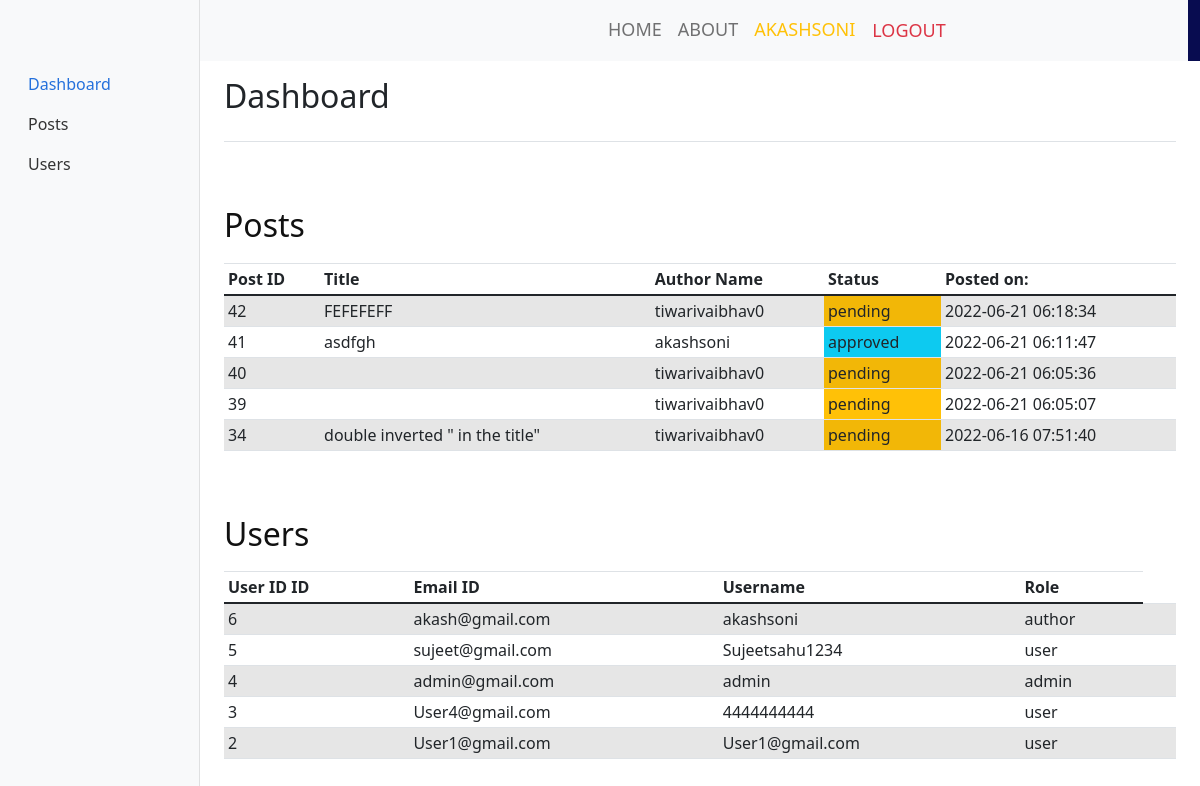
Page /dashboard.php (signed in) on the committed database.
### tables this page shows
CREATE TABLE `Post` (
  `post_id` int UNSIGNED NOT NULL,
  `user_id` int DEFAULT NULL,
  `image` varchar(100) DEFAULT NULL,
  `details` text,
  `post_date` timestamp NULL DEFAULT NULL,
  `comments` int DEFAULT NULL,
  `username` varchar(60) DEFAULT NULL,
  `title` varchar(200) DEFAULT NULL,
  `status` enum('pending','approved','restricted') DEFAULT NULL
);

CREATE TABLE `User` (
  `user_id` int UNSIGNED NOT NULL,
  `fname` varchar(100) NOT NULL,
  `lname` varchar(100) NOT NULL,
  `email` varchar(100) NOT NULL,
  `username` varchar(60) NOT NULL,
  `mobile` varchar(50) NOT NULL,
  `city` varchar(60) NOT NULL,
  `country` varchar(60) DEFAULT NULL,
  `pin` int NOT NULL,
  `password` varchar(60) NOT NULL,
  `user_type` enum('user','admin','author') DEFAULT NULL,
  `picture` varchar(500) DEFAULT NULL
);

### dashboard.php (the view, shortened to what this page needs)
<?php
include 'connection.php';
if (!isset($_SESSION['user']) || $_SESSION['admin'] == 0) {
?>
  <p>ACCESS DENIED!</p>
<?php } else { ?>
  <head>
    <link href="/css/bootstrap.min.css" rel="stylesheet">
    <link rel="stylesheet" href="https://cdn.jsdelivr.net/npm/bootstrap-icons@1.3.0/font/bootstrap-icons.css">
    <link rel="stylesheet" type="text/css" href="css/bootstrap.min.css">
    <link rel="stylesheet" type="text/css" href="css/style.css">
    <link rel="stylesheet" href="css/responsive.css">
    <link rel="stylesheet" href="css/jquery.mCustomScrollbar.min.css">
    <link rel="stylesheet" href="https://netdna.bootstrapcdn.com/font-awesome/4.0.3/css/font-awesome.css">
    <link rel="stylesheet" href="css/owl.carousel.min.css">
    <link rel="stylesheet" href="https://cdnjs.cloudflare.com/ajax/libs/fancybox/2.1.5/jquery.fancybox.min.css" media="screen">
    <link href="dashboard.css" rel="stylesheet">
    <link href="https://cdn.jsdelivr.net/npm/bootstrap@5.0.2/dist/css/bootstrap.min.css" rel="stylesheet">
  </head>
  <body>
    <div class="header_section">
      <div class="container-fluid header_main">
        <nav class="navbar navbar-expand-lg navbar-light bg-light">
          <a class="logo" href="index.php"><img src="https://revenuearchitects.com/wp-content/uploads/2017/02/Blog_pic.png" height="80%" width="30%"></a>
          <div class="collapse navbar-collapse " id="navbarSupportedContent" style="justify-content:end">
            <ul class="navbar-nav mr-auto justify-content-end">
              <li class="nav-item">
                <a class="nav-link" href="index.php">Home</a>
              </li>
              <li class="nav-item">
                <a class="nav-link" href="#">About</a>
              </li>
              <li class="nav-item">
                <?php
                if (!isset($_SESSION['username'])) { ?>
                  <a class="nav-link" href="login.php">Login</a>
                <?php
                } else { ?>
                  <a class="nav-link text-warning" href="#"><?php echo ($_SESSION['username']); ?></a>
                <?php }
                if (isset($_SESSION['username'])) {   ?>
              <li class="nav-item">
                <a href="logout.php" class="nav-link btn btn-lg text-danger">
                  <span class="glyphicon glyphicon-log-out "></span> Logout
                </a>
              </li>
            <?php  }
            ?>
            </li>
            </ul>
          </div>
        </nav>
      </div>
    </div>
    <br><br>
    <div class="container-fluid">
      <div class="row">
        <nav id="sidebarMenu" class="col-md-3 col-lg-2 d-md-block bg-light sidebar collapse">
          <div class="position-sticky pt-3">
            <ul class="nav flex-column">
              <li class="nav-item">
                <a class="nav-link active" aria-current="page" href="dashboard.php">
                  Dashboard
                </a>
              </li>
              <li class="nav-item" id="Orders">
                <a class="nav-link" href="posts.php">
                  <span>Posts</span>
                </a>
              </li>
              <li class="nav-item">
                <a class="nav-link" href="users.php">
                  <span>Users</span>
                </a>
              </li>
            </ul>
        </nav>
        <main class="col-md-9 ms-sm-auto col-lg-10 px-md-4">
          <div class="d-flex justify-content-between flex-wrap flex-md-nowrap align-items-center pt-3 pb-2 mb-3 border-bottom">
            <h1 class="h2">Dashboard</h1>
          </div>
          <br><br>
          <h2>Posts</h2>
          <div class="table-responsive">
            <table class="table table-striped table-sm">
              <thead>
                <tr>
                  <th scope="col">Post ID</th>
                  <th scope="col">Title</th>
                  <th scope="col">Author Name</th>
                  <th scope="col">Status</th>
                  <th scope="col">Posted on:</th>
                </tr>
              </thead>
              <tbody>
                <?php
                try {
                  $sql = "SELECT *
                       from Post order by post_id desc limit 5";
                  $res = $conn->query($sql);
                  $rows = $res->fetchAll(PDO::FETCH_ASSOC);
                  foreach ($rows as $key => $val) {     ?>
                    <tr>
                      <td><?php echo ($val['post_id']); ?></td>
                      <td><?php echo ($val['title']); ?></td>
                      <td><?php echo ($val['username']); ?></td>
                      <?php if ($val['status'] == "pending") { ?>
                        <td class="bg-warning"><?php echo ($val['status']); ?></td>
                      <?php } else { ?>
                        <td class="bg-info"><?php echo ($val['status']); ?></td>
                      <?php } ?>
                      <td><?php echo ($val['post_date']); ?></td>
                    </tr>
                <?php
                  }
                } catch (PDOException $e) {
                  echo "Connection failed: " . $e->getMessage();
                }
                ?>
              </tbody>
            </table>
          </div>
          <br><br>
          <h2>Users</h2>
          <div class="table-responsive">
            <table class="table table-striped table-sm">
              <thead>
                <tr>
                  <th scope="col">User ID ID</th>
                  <th scope="col">Email ID</th>
                  <th scope="col">Username</th>
                  <th scope="col">Role</th>
                </tr>
              </thead>
              <tbody>
                <?php
                try {
                  $sql = "SELECT *
                       from User order by user_id desc limit 5";
                  $res = $conn->query($sql);
                  $rows = $res->fetchAll(PDO::FETCH_ASSOC);
                  foreach ($rows as $key => $val) {     ?>
                    <tr>
                      <td><?php echo ($val['user_id']); ?></td>
                      <td><?php echo ($val['email']); ?></td>
                      <td><?php echo ($val['username']); ?></td>
                      <td><?php echo ($val['user_type']); ?></td>
                      <td></td>
                      <td></td>
                    </tr>
                <?php
                  }
                } catch (PDOException $e) {
                  echo "Connection failed: " . $e->getMessage();
                }
                ?>
              </tbody>
            </table>
          </div>
        </main>
      </div>
    </div>
  </body>
  </html>
<?php }
?>

### css/style.css (style rules this page uses)
* { box-sizing: border-box !important; transition: ease all 0.5s; }
body { color: #666666; font-size: 14px; font-family: Poppins; line-height: 1.80857; font-weight: normal; overflow-x: hidden; }
a { color: #1f1f1f; text-decoration: none !important; outline: none !important; -webkit-transition: all .3s ease-in-out; -moz-transition: all .3s ease-in-out; -ms-transition: all .3s ease-in-out; -o-transition: all .3s ease-in-out; transition: all .3s ease-in-out; }
h1, h2, h3, h4, h5, h6 { letter-spacing: 0; font-weight: normal; position: relative; padding: 0 0 10px 0; font-weight: normal; line-height: normal; color: #111111; margin: 0 }
h1 { font-size: 24px }
h2 { font-size: 22px }
*, *::after, *::before { -webkit-box-sizing: border-box; -moz-box-sizing: border-box; box-sizing: border-box; }
ul, li, ol { margin: 0px; padding: 0px; list-style: none; }
a { color: #222222; text-decoration: none; outline: none !important; }
a, .btn { text-decoration: none !important; outline: none !important; -webkit-transition: all .3s ease-in-out; -moz-transition: all .3s ease-in-out; -ms-transition: all .3s ease-in-out; -o-transition: all .3s ease-in-out; transition: all .3s ease-in-out; }
.bg-light { background-color: transparent!important; }
.header_section { background-image: url(../images/banner-bg.png); height: auto; background-size: 100%; width: 100%; float: left; height: auto; background-size: 100%; background-repeat: no-repeat; }
.header_main { background: linear-gradient(45deg, transparent 46%, #080c50 46%); }
.logo { width: 50%; float: left; }
.navbar-expand-lg .navbar-nav .nav-link { padding-right: 15px; padding-left: 15px; font-size: 18px; color: #f8f9fa; text-transform: uppercase; }

### dashboard.css (style rules this page uses)
body { font-size: .875rem; }
.sidebar { position: fixed; top: 0; bottom: 0; left: 0; z-index: 100; padding: 48px 0 0; box-shadow: inset -1px 0 0 rgba(0, 0, 0, .1); }
.sidebar .nav-link { font-weight: 500; color: #333; }
.sidebar .nav-link.active { color: #2470dc; }

### rows in the picture
post: post_id "42", title "FEFEFEFF", username "tiwarivaibhav0", status "pending", post_date "2022-06-21 06:18:34"
post: post_id "41", title "asdfgh", username "akashsoni", status "approved", post_date "2022-06-21 06:11:47"
post: post_id "40", username "tiwarivaibhav0", status "pending", post_date "2022-06-21 06:05:36"
post: post_id "39", username "tiwarivaibhav0", status "pending", post_date "2022-06-21 06:05:07"
post: post_id "34", title "double inverted \" in the title\"", username "tiwarivaibhav0", status "pending", post_date "2022-06-16 07:51:40"
user: user_id "6", email "akash@gmail.com", username "akashsoni", user_type "author"
user: user_id "5", email "sujeet@gmail.com", username "Sujeetsahu1234", user_type "user"
user: user_id "4", email "admin@gmail.com", username "admin", user_type "admin"
user: user_id "3", email "User4@gmail.com", username "4444444444", user_type "user"
user: user_id "2", email "User1@gmail.com", username "User1@gmail.com", user_type "user"

### other values in the picture
$_SESSION['username'] "AKASHSONI"
